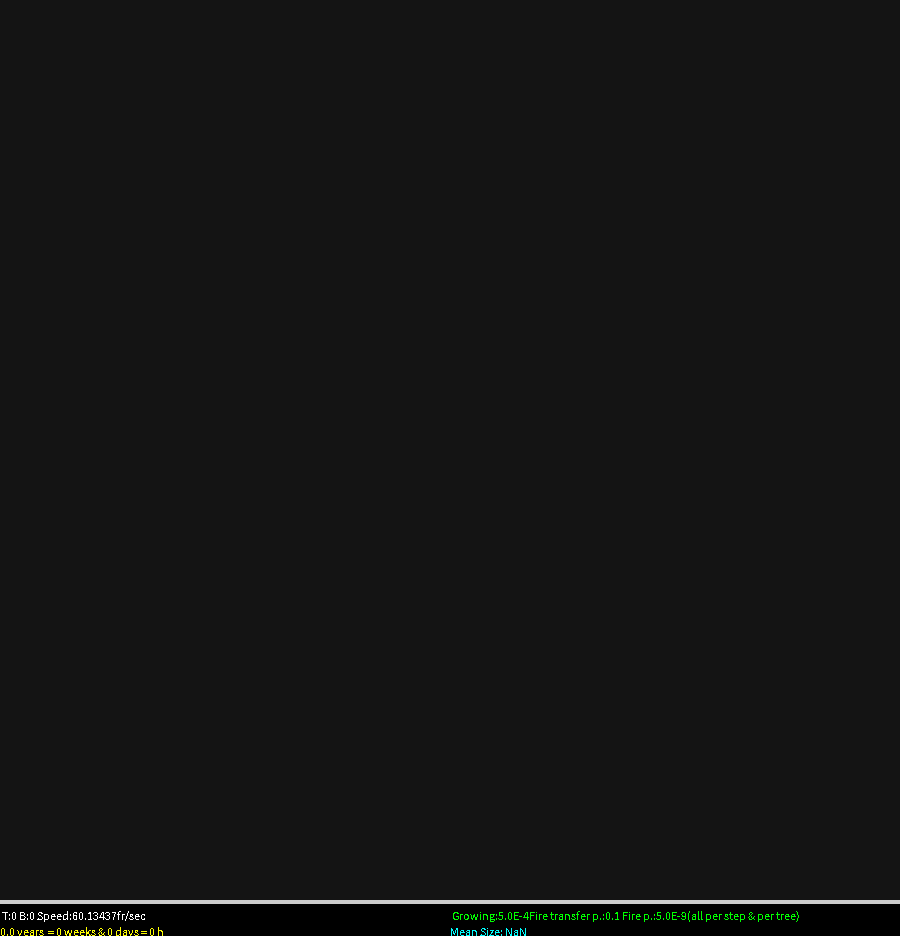
Frame 1 (no input)
Frame 60 (the mouse pressed at the canvas centre just before this capture): identical to frame 1, image omitted
Frame 120 (the mouse held since frame 60 and released just before this capture): identical to frame 1, image omitted

The Processing sketch that drew this single still picture (run headless with seeded random() and noise(); from frame 60 on, the mouse is pressed at the canvas centre):

// Processing sketch: ForestFireTimeManip
// ── ForestFireTimeManip.pde
//"Forest fire with regeneration" - my private version 
//Model "pożaru lasu" jest bardzo klasyczny, choć tu mamy wersję autorską
//z próbą urealnienia stosunków czasowych
///////////////////////////////////////////////////////////////////////////

//One step is equivalential to one hour
int week=24*7;    //how many steps is equivalential to one week?
float year=365.5*24;//how many steps is equivalential to one YEAR?

//Model parameters
int N=300;        //array side

int FireTimeDiv=50;//How long the tree is burning (divider for size)
float IgnitionP = 0.10;//Probability of fire transfer
float InitT=  0.00; //How many trees at start
float GrowS=  0.0005; //Growt per step
float SeedP=  0.0005;//How often new ofspring emerging (per free cell)
float LightP= 0.000000005;//How often fire emerge (per tree)
int MatureT=220; //Max size of tree. Then will stop to grow

//2D "World" of trees
float World[][] = new float[N][N];

//For visualisation
int S=20;       //cell width & height
boolean is_burning=false;

//For statistics
int Step=0;

//Simple statistics
int empty=0;
int alives=0;
int burning=0;
double meanSize=0;

//Initialisation
void setup()
{
  size(900,936);
  S=width/N; //Sizent side size
 
  for(int i=0;i<N;i++)
   for(int j=0;j<N;j++)
   if(random(0,1)<InitT)
    //World[i][j]=(int)random(MatureT);//FLAT DISTRIBUTION? RATHER NOT REALISTIC!
    World[i][j]=MatureT/2;
    else
    World[i][j]=0;
    
  frameRate(4*week);
  noSmooth();
  noStroke();
}

void draw()
{
  if(is_burning ||
     Step % (10*week) == 0)
      doVisualisation();
   
  is_burning=false;//We will check it in a moment
  doMonteCarloStep();
}

float Burn=0;//Ile możliwości zapalenia na krok
void doMonteCarloStep()
{
  //Bardzo rzadkie zapalanie - trochę oszukujemy, ale unikamy wywołań random na każdą niemal komórkę!
  Burn+=N*N*LightP;//Prawdopodobieństwo jest na komórkę na krok. Z czasem licznik rośnie
  for(;Burn>1;)//Spontanic fireing
      {
        int i=(int)random(N);
        int j=(int)random(N);
        if(World[i][j]>0)
        {
          World[i][j]=(int)(-World[i][j]/FireTimeDiv - 1);//At least one step 
          Burn--;
          is_burning=true;//At least one! DO VISUALISATION!
        }
      }
      
  //Reszta akcji
  int M=N*N;
  for(int m=0;m<M;m++)//Processing is CASE SENSITIVE. But utilising this, is not a good praktise. 
  {
    int i=(int)random(N);
    int j=(int)random(N);
    if(World[i][j]==0)//Free or burned cell
    {
      if(random(0,1)<SeedP)
          World[i][j]=1;//New seedling
    }
    else
    if(World[i][j]>0) //TREE
    {
      if(World[i][j]<MatureT)
            World[i][j]+=GrowS;
    }
    else //Negative means still burning!
    {
       //Ignite neighbors!
       for(int l=-1;l<2;l++) //Moore neighborhood
        for(int k=-1;k<2;k++)        
        {
            int a=(N+i+l)%N;
            int b=(N+j+k)%N;
            if(World[a][b]>0 //If is still not burning
            && random(0,1)<IgnitionP)//May ignite
             {
               World[a][b]=(int)(-World[a][b]/FireTimeDiv - 1);//At least one step
               //println(World[a][b],"!");
               is_burning=true;//At least one! DO VISUALISATION!
             }
        }
       //Burn more
       World[i][j]++;//Until 0
    }
  }
  //Step completed
  Step++;
}

void doVisualisation()
{
  empty=0;alives=0;burning=0;//Simple counting will be done during visualisation
  meanSize=0;
  
 for(int i=0;i<N;i++)//visualisation
  for(int j=0;j<N;j++)
  {
    if(World[i][j]==0)//Free or burned cell
    {
      fill(20,20,20);
      empty++;
    }
    else
    if(World[i][j]>0) //TREE
    {
      int col=30+(int)World[i][j];
      if(col>255) col=255;
      fill(0,col,0);
      alives++;
      meanSize+=World[i][j];
    }
    else //Burning!
    {
      fill(50+random(205),random(255),0);
      burning++;
    }  
    rect(i*S,j*S,S,S);
  } 
  
  fill(0);
  rect(0,height,width,-32);
  
  if(!is_burning)
    fill(255);
  else
    fill(50+random(205),random(255),0);
  meanSize/=alives;
  text(" T:"+alives+" B:"+burning+" Speed:"+frameRate+"fr/sec",0,height-16);
  fill(0,255,0);
  text(" Growing:"+GrowS+"Fire transfer p.:"+IgnitionP+" Fire p.:"+LightP+"(all per step & per tree)",width/2,height-16);
  fill(255,255,0);
  text(Step/year+" years  = "+Step/week+" weeks & " 
    + (Step%week)/24 + " days = " 
    + Step + " h"  ,0,height);
  fill(0,255,255);
  text("Mean Size: "+meanSize+" ",width/2,height);
}
